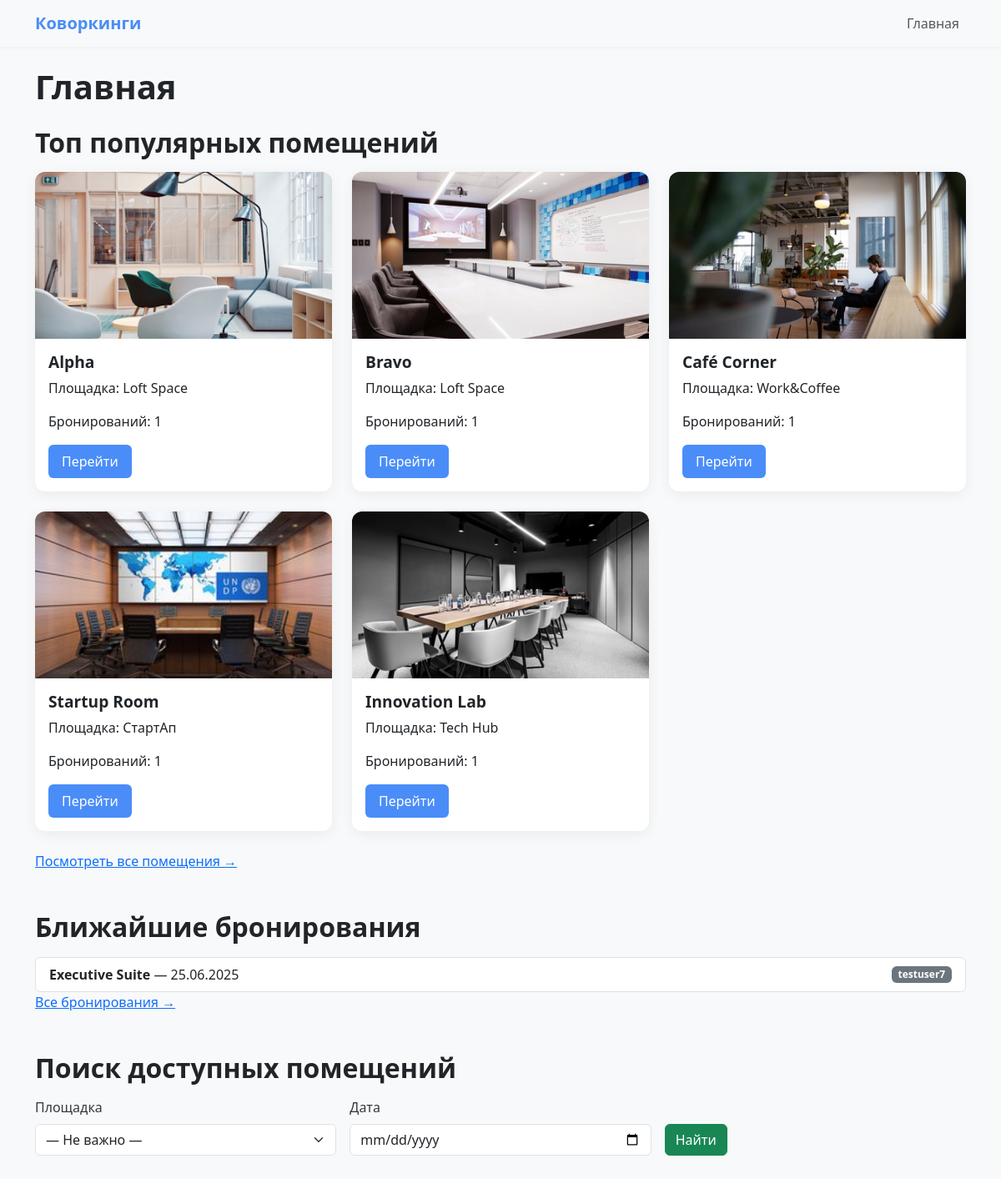
The page / on the database its author committed.
### sait/models.py (models this page shows, shortened)
class Room(models.Model):
    location = models.ForeignKey(
        Location,
        on_delete=models.CASCADE,
        related_name='rooms',            # у Location появляется location.rooms
        verbose_name='Площадка'
    )
    name = models.CharField(
        max_length=150,
        verbose_name='Название комнаты'
    )
    capacity = models.PositiveIntegerField(
        verbose_name='Вместимость'
    )
    price_per_hour = models.DecimalField(
        max_digits=10,
        decimal_places=2,
        verbose_name='Цена за час'
    )
    description = models.TextField(
        blank=True,
        verbose_name='Описание комнаты'
    )
    rating = models.FloatField(
        default=0.0,
        verbose_name='Рейтинг')
    is_active = models.BooleanField(
        default=True,
        verbose_name='Активно')
    image = models.ImageField(
        upload_to='room_images/',
        blank=True,
        null=True)
    amenities = models.ManyToManyField(
        Amenity,
        through='RoomAmenity',
        related_name='rooms',
        verbose_name='Удобства'
    )
    created_at = models.DateTimeField(
        auto_now_add=True,
        verbose_name='Дата добавления'
    )
    class Meta:
        verbose_name = 'Комната'
        verbose_name_plural = 'Комнаты'
        ordering = ['location', 'name']
    @property
    def amenities_list(self) -> str:
        """
        Формирует строку из связанных Amenity через .all().
        Добавляем # type: ignore[attr-defined], чтобы IDE не ругалась.
        """
        return ", ".join([a.name for a in self.amenities.all()])  # type: ignore[attr-defined]
    amenities_list.fget.short_description = 'Список удобств'

class Location(models.Model):
    name: str = models.CharField(
        max_length=150,
        verbose_name='Название площадки'
    )
    address = models.TextField(
        verbose_name='Адрес'
    )
    description = models.TextField(
        blank=True,
        verbose_name='Описание площадки'
    )
    owner = models.ForeignKey(
        User,
        on_delete=models.SET_NULL,
        null=True,
        related_name='locations',       # у User появляется атрибут user.locations
        verbose_name='Владелец площадки'
    )
    created_at = models.DateTimeField(
        auto_now_add=True,
        verbose_name='Дата создания'
    )
    class Meta:
        verbose_name = 'Площадка'
        verbose_name_plural = 'Площадки'
        ordering = ['-created_at']
    @property
    def room_count(self) -> int:
        """
        Подсчитывает количество связанных Room через related_name='rooms'.
        Добавляем # type: ignore[attr-defined], чтобы IDE не ругалась.
        """
        return self.rooms.count()  # type: ignore[attr-defined]
    room_count.fget.short_description = 'Количество комнат'

class Booking(models.Model):
    STATUS_CHOICES = (
        ('pending', 'Ожидает подтверждения'),
        ('confirmed', 'Подтверждено'),
        ('canceled', 'Отменено'),
    )
    user = models.ForeignKey(
        User,
        on_delete=models.CASCADE,
        related_name='bookings',         # у User появляется user.bookings
        verbose_name='Пользователь'
    )
    room = models.ForeignKey(
        Room,
        on_delete=models.CASCADE,
        related_name='bookings',         # у Room появляется room.bookings
        verbose_name='Комната'
    )
    date = models.DateField(
        verbose_name='Дата бронирования'
    )
    start_time = models.TimeField(
        verbose_name='Время начала'
    )
    end_time = models.TimeField(
        verbose_name='Время окончания'
    )
    status = models.CharField(
        max_length=20,
        choices=STATUS_CHOICES,           # get_status_display() будет корректно работать
        default='pending',
        verbose_name='Статус'
    )
    created_at = models.DateTimeField(
        auto_now_add=True,
        verbose_name='Дата создания'
    )
    updated_at = models.DateTimeField(
        auto_now=True,
        verbose_name='Дата изменения'
    )
    class Meta:
        verbose_name = 'Бронирование'
        verbose_name_plural = 'Бронирования'
        ordering = ['-date', 'start_time']
        get_latest_by = 'created_at'

class User(AbstractUser):
    ROLE_CHOICES = (
        ('user', 'Пользователь'),
        ('owner', 'Владелец'),
        ('admin', 'Администратор'),
    )
    role = models.CharField(
        max_length=20,
        choices=ROLE_CHOICES,
        default='user',
        verbose_name='Роль пользователя'
    )
    groups = models.ManyToManyField(
        Group,
        verbose_name='Группы',
        blank=True,
        related_name='sait_user_set',     # уникальный related_name
        help_text='Группы, к которым принадлежит пользователь',
        related_query_name='user'
    )
    user_permissions = models.ManyToManyField(
        Permission,
        verbose_name='Права пользователя',
        blank=True,
        related_name='sait_user_permissions',  # уникальный related_name
        help_text='Права, которые есть у этого пользователя',
        related_query_name='user'
    )
    class Meta:
        verbose_name = 'Пользователь'
        verbose_name_plural = 'Пользователи'

### sait/views.py (the view)
# urls.py: 2. Add a URL to urlpatterns:  path('', views.home, name='home')
def home(request):
    popular_places = (
        Room.objects
        .annotate(num_bookings=Count('bookings'))  # related_name='bookings' в модели Booking
        .order_by('-num_bookings')[:5]
    )
    upcoming_bookings = (
        Booking.objects
        .filter(date__gte=timezone.now().date())
        .order_by('date')[:5]
    )
    locations = Location.objects.all()
    return render(request, 'home.html', {
        'popular_places': popular_places,
        'upcoming_bookings': upcoming_bookings,
        'locations': locations,
    })

### sait/templates/home.html (shortened to what this page needs)
{% extends "base.html" %}
{% load static %}
{% block content %}
<h1 class="mb-4">Главная</h1>
<section class="mb-5">
  <h2>Топ популярных помещений</h2>
  <div class="row">
    {% for place in popular_places %}
    <div class="col-md-4">
      <div class="card mb-4">
        {% if place.image %}
        <img src="{{ place.image.url }}" class="card-img-top" alt="{{ place.name }}">
       {% else %}
         <img src="{% static 'sait/default_room.jpg' %}" class="card-img-top" alt="{{ place.name }}">
       {% endif %}
        <div class="card-body">
          <h5 class="card-title">{{ place.name }}</h5>
          <p class="card-text">Площадка: {{ place.location.name }}</p>
          <p class="card-text">Бронирований: {{ place.num_bookings }}</p>
          <a href="#" class="btn btn-primary">Перейти</a>
        </div>
      </div>
    </div>
    {% endfor %}
  </div>
  <a href="{% url 'places_list' %}">Посмотреть все помещения →</a>
</section>
<section class="mb-5">
  <h2>Ближайшие бронирования</h2>
  <ul class="list-group">
    {% for booking in upcoming_bookings %}
    <li class="list-group-item d-flex justify-content-between align-items-center">
      <div>
        <strong>{{ booking.room.name }}</strong> — {{ booking.date|date:"d.m.Y" }}
      </div>
      <span class="badge bg-secondary">{{ booking.user.username }}</span>
    </li>
    {% empty %}
    <li class="list-group-item">Нет ближайших бронирований</li>
    {% endfor %}
  </ul>
  <a href="{% url 'booking_list' %}">Все бронирования →</a>
</section>
<section class="mb-5">
  <h2>Поиск доступных помещений</h2>
  <form method="get" action="{% url 'search_results' %}" class="row g-3 align-items-end">
    <div class="col-md-4">
      <label for="location" class="form-label">Площадка</label>
      <select id="location" name="location" class="form-select">
        <option value="">— Не важно —</option>
      </select>
    </div>
    <div class="col-md-4">
      <label for="date" class="form-label">Дата</label>
      <input type="date" id="date" name="date" class="form-control">
    </div>
    <div class="col-md-4">
      <button type="submit" class="btn btn-success">Найти</button>
    </div>
  </form>
</section>
{% endblock %}

### sait/css/custom.css (style rules this page uses)
body { background-color: #f8f9fa; font-family: 'Segoe UI', Tahoma, Geneva, Verdana, sans-serif; color: #343a40; margin: 0; padding: 0; }
h1, h2, h3 { font-weight: 700; color: #212529; margin-bottom: 1rem; }
.card { border: none; border-radius: 12px; overflow: hidden; box-shadow: 0 4px 16px rgba(0, 0, 0, 0.06); transition: transform 0.2s ease, box-shadow 0.2s ease; }
.card-img-top { width: 100%; height: 200px; object-fit: cover; }
.card-title { font-size: 1.2rem; font-weight: 600; margin-bottom: 0.5rem; }
.btn-primary { background-color: #4a8df8; border: none; border-radius: 6px; padding: 8px 16px; font-weight: 500; transition: background-color 0.2s ease; }

### rows shown on the page
Room: image (picture), name "Alpha", location.name "Loft Space", num_bookings "1"
Room: image (picture), name "Bravo", location.name "Loft Space", num_bookings "1"
Room: image (picture), name "Café Corner", location.name "Work&Coffee", num_bookings "1"
Room: image (picture), name "Startup Room", location.name "СтартАп", num_bookings "1"
Room: image (picture), name "Innovation Lab", location.name "Tech Hub", num_bookings "1"
Booking: room.name "Executive Suite", date "25.06.2025", user.username "testuser7"
